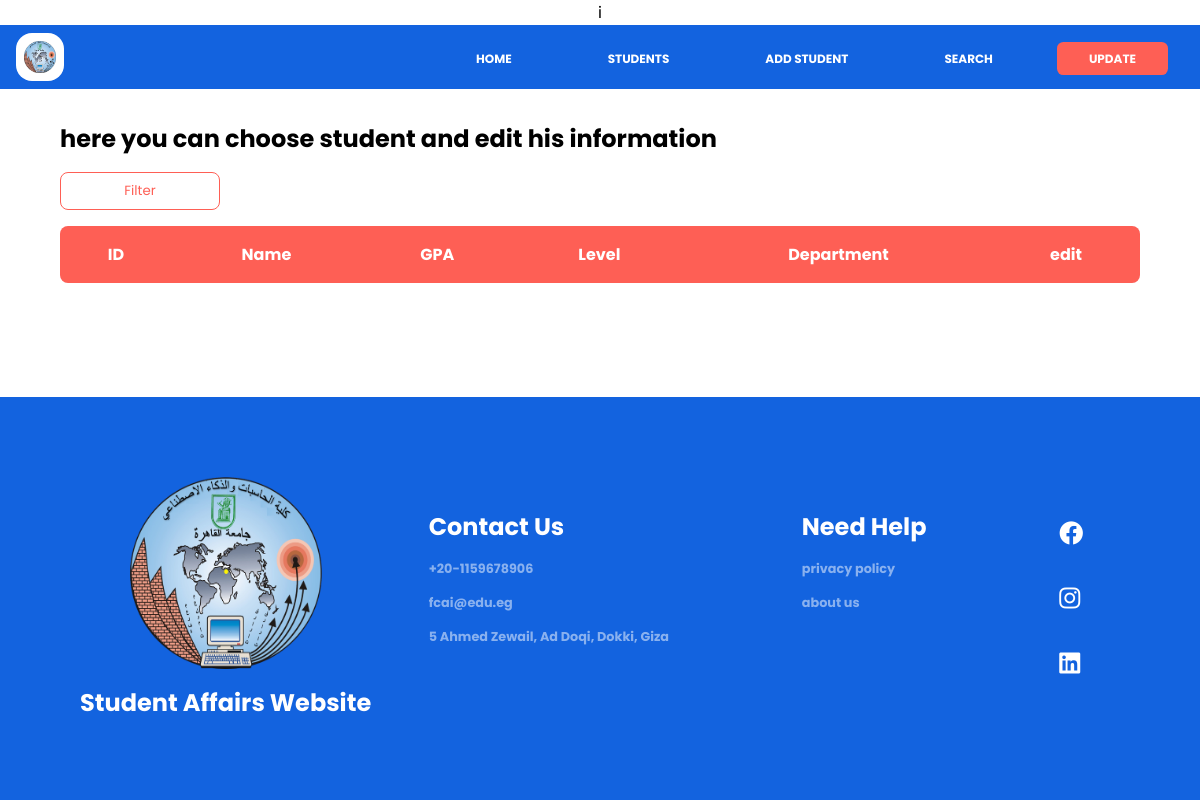
/update/, run on an earlier commit of the app's database.
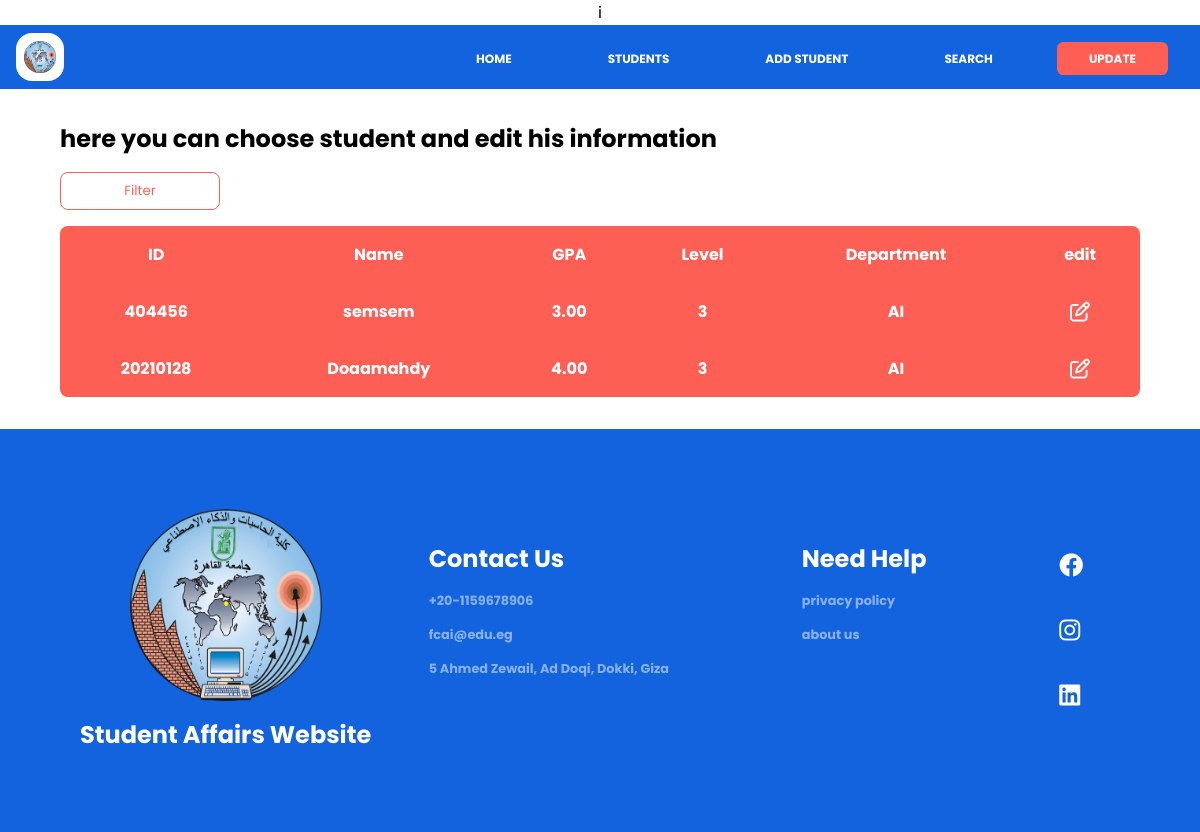
And on a later commit of the database.
### pages/models.py (models this page shows, shortened)
class Student(models.Model):
    ID = models.CharField(max_length=255, primary_key=True)
    name = models.CharField(max_length=255)
    birthDate = models.DateField(auto_now=False, auto_now_add=False, default=timezone.now)
    GPA = models.DecimalField(max_digits=3, decimal_places=2)
    email = models.CharField(max_length=255)
    phone = models.CharField(max_length=11)
    level_choices = [
        ("1", "one"),
        ("2", "two"),
        ("3", "three"),
        ("4", "four"),
    ]
    level = models.CharField(max_length=10,
                    choices=level_choices, null=True)
    department_choices = [
        ("General", "General"),
        ("CS", "Computer Science"),
        ("IT", "Information Technology"),
        ("IS", "Information System"),
        ("DS", "Decision Support"),
        ("AI", "Artificial Intelligence"),
    ]
    department = models.CharField(max_length=40,
                                choices=department_choices, null=True)
    gender_choices = [
        ("male", "male"),
        ("female", "female")
    ]
    gender = models.CharField(max_length=10,
                            choices=gender_choices, null=True)
    status_choices = [
        ("active", "active"),
        ("inactive", "inactive")
    ]
    status = models.CharField(max_length=15,
                            choices=status_choices, null=True)

### pages/views.py (the view)
# urls.py: path('update/', views.update, name='update'),
def update(request):
    template = loader.get_template('update.html')
    students = Student.objects.all().values()
    context = {
      'students' : students,
    }
    return HttpResponse(template.render(context, request))

### pages/templates/update.html (shortened to what this page needs)
i{% extends 'master.html' %}
{% load static %}
{% block styles %}
<link rel="stylesheet" href={% static 'css/style.css' %} />
<link rel="stylesheet" href={% static 'css/styleUpdate.css' %} />
<link rel="stylesheet" href={% static 'css/fontawesome/css/all.css' %} />
{% endblock %}
{% block contents %}
<section class="table-section">
  <h1>here you can choose student and edit his information</h1>
  <div class="filter-section">
    <button id="filter">Filter</button>
  </div>
  <table>
    <thead>
      <tr class="table-row">
        <th>ID</th>
        <th class="name">Name</th>
        <th class="gpa">GPA</th>
        <th class="level">Level</th>
        <th>Department</th>
        <th>edit</th>
      </tr>
    </thead>
    <tbody id="studentsTable">
      {% for student in students %}
        <tr class = "table-row">
          <th>{{student.ID}}</th>
          <th class="name">{{student.name}}</th>
          <th class="gpa">{{student.GPA}}</th>
          <th class="level">{{student.level}}</th>
          <th>{{student.department}}</th>
          <th><i class="fa-regular fa-pen-to-square fa-lg"></i></th>
        </tr>
      {% endfor %}
    </tbody>
  </table>
</section>
{% endblock %}

What changed in the data, as far as the page shows it:
added Student: ID "404456", name "semsem", GPA "3.00", level "3", department "AI"
added Student: ID "20210128", name "Doaamahdy", GPA "4.00", level "3", department "AI"
